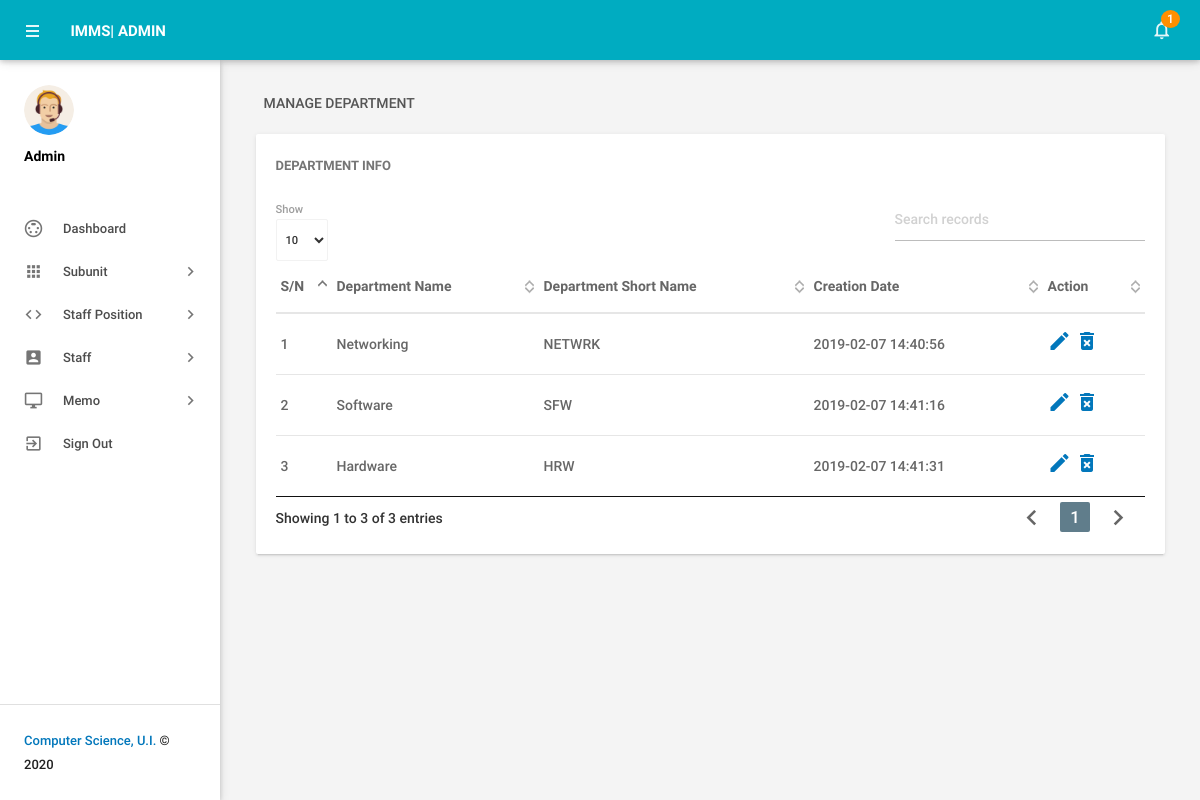
Screenshot of /admin/managedepartments.php (signed in) with the database file from the repository.
### tables this page shows
CREATE TABLE `tbldepartments` (
  `id` int(11) NOT NULL,
  `subunit_name` varchar(150) DEFAULT NULL,
  `subunit_short_name` varchar(100) NOT NULL,
  `CreationDate` timestamp NULL DEFAULT CURRENT_TIMESTAMP
);

### admin/managedepartments.php (the view, shortened to what this page needs)
<?php
include('includes/config.php');
if(strlen($_SESSION['alogin'])==0)
    {
header('location:index.php');
}
else{
    ?>
<!DOCTYPE html>
<html lang="en">
    <head>
        <link type="text/css" rel="stylesheet" href="../assets/plugins/materialize/css/materialize.min.css"/>
        <link href="../assets/plugins/material-preloader/css/materialPreloader.min.css" rel="stylesheet">
        <link href="../assets/plugins/datatables/css/jquery.dataTables.min.css" rel="stylesheet">
        <link href="../assets/css/alpha.min.css" rel="stylesheet" type="text/css"/>
        <link href="../assets/css/custom.css" rel="stylesheet" type="text/css"/>
    </head>
    <body>
       <?php include('includes/header.php');?>
       <?php include('includes/sidebar.php');?>
            <main class="mn-inner">
                <div class="row">
                    <div class="col s12">
                        <div class="page-title">Manage Department</div>
                    </div>
                    <div class="col s12 m12 l12">
                        <div class="card">
                            <div class="card-content">
                                <span class="card-title">Department Info</span>
                                <table id="example" class="display responsive-table ">
                                    <thead>
                                        <tr>
                                            <th>S/N</th>
                                            <th>Department Name</th>
                                            <th>Department Short Name</th>
                                            <th>Creation Date</th>
                                            <th>Action</th>
                                        </tr>
                                    </thead>
                                    <tbody>
<?php $sql = "SELECT * from tbldepartments";
$query = $dbh -> prepare($sql);
$query->execute();
$results=$query->fetchAll(PDO::FETCH_OBJ);
$cnt=1;
if($query->rowCount() > 0)
{
foreach($results as $result)
{               ?>
                                        <tr>
                                            <td> <?php echo htmlentities($cnt);?></td>
                                            <td><?php echo htmlentities($result->subunit_name);?></td>
                                            <td><?php echo htmlentities($result->subunit_short_name);?></td>
                                            <td><?php echo htmlentities($result->CreationDate);?></td>
                                            <td><a href="editdepartment.php?deptid=<?php echo htmlentities($result->id);?>"><i class="material-icons">mode_edit</i></a><a href="managedepartments.php?del=<?php echo htmlentities($result->id);?>" onclick="return confirm('Do you want to delete');"> <i class="material-icons">delete_forever</i></a></td>
                                        </tr>
                                         <?php $cnt++;} }?>
                                    </tbody>
                                </table>
                            </div>
                        </div>
                    </div>
                </div>
            </main>
        </div>
        <div class="left-sidebar-hover"></div>
    </body>
</html>
<?php } ?>

### admin/includes/header.php (shortened to what this page needs)
        <div class="mn-content fixed-sidebar">
            <header class="mn-header navbar-fixed">
                <nav class="cyan darken-1">
                    <div class="nav-wrapper row">
                        <section class="material-design-hamburger navigation-toggle">
                            <a href="#" data-activates="slide-out" class="button-collapse show-on-large material-design-hamburger__icon">
                                <span class="material-design-hamburger__layer"></span>
                            </a>
                        </section>
                        <div class="header-title col s3">
                            <span class="chapter-title">IMMS| Admin</span>
                        </div>
                        <ul class="right col s9 m3 nav-right-menu">
                            <li class="hide-on-small-and-down"><a href="javascript:void(0)" data-activates="dropdown1" class="dropdown-button dropdown-right show-on-large"><i class="material-icons">notifications_none</i>
<?php
$isread=0;
$sql = "SELECT id from tblleaves where IsRead=:isread";
$query = $dbh -> prepare($sql);
$query->bindParam(':isread',$isread,PDO::PARAM_STR);
$query->execute();
$unreadcount=$query->rowCount();?>
                                <span class="badge"><?php echo htmlentities($unreadcount);?></span></a></li>
                        </ul>
                    </div>
                </nav>
            </header>

### admin/includes/sidebar.php (shortened to what this page needs)
  <aside id="slide-out" class="side-nav white fixed">
             <div class="side-nav-wrapper">
                 <div class="sidebar-profile">
                     <div class="sidebar-profile-image">
                         <img src="../assets/images/profile-image.png" class="circle" alt="">
                     </div>
                     <div class="sidebar-profile-info">
                             <p>Admin</p>
                     </div>
                 </div>
             <ul class="sidebar-menu collapsible collapsible-accordion" data-collapsible="accordion">
                 <li class="no-padding"><a class="waves-effect waves-grey" href="dashboard.php"><i class="material-icons">settings_input_svideo</i>Dashboard</a></li>
                 <li class="no-padding">
                     <a class="collapsible-header waves-effect waves-grey"><i class="material-icons">apps</i>Subunit<i class="nav-drop-icon material-icons">keyboard_arrow_right</i></a>
                 </li>
                 <li class="no-padding">
                     <a class="collapsible-header waves-effect waves-grey"><i class="material-icons">code</i>Staff Position<i class="nav-drop-icon material-icons">keyboard_arrow_right</i></a>
                 </li>
                 <li class="no-padding">
                     <a class="collapsible-header waves-effect waves-grey"><i class="material-icons">account_box</i>Staff<i class="nav-drop-icon material-icons">keyboard_arrow_right</i></a>
                 </li>
<li class="no-padding">
                     <a class="collapsible-header waves-effect waves-grey"><i class="material-icons">desktop_windows</i>Memo<i class="nav-drop-icon material-icons">keyboard_arrow_right</i></a>
                 </li>
                     <li class="no-padding">
                             <a class="waves-effect waves-grey" href="logout.php"><i class="material-icons">exit_to_app</i>Sign Out</a>
                         </li>
             </ul>
                <div class="footer">
                 <p class="copyright"><a href="">Computer Science, U.I. </a> © 2020</p>
             </div>
             </div>
         </aside>

### rows the page displays
tbldepartments: subunit_name "Networking", subunit_short_name "NETWRK", CreationDate "2019-02-07 14:40:56"
tbldepartments: subunit_name "Software", subunit_short_name "SFW", CreationDate "2019-02-07 14:41:16"
tbldepartments: subunit_name "Hardware", subunit_short_name "HRW", CreationDate "2019-02-07 14:41:31"

### other values shown
$unreadcount "1"
